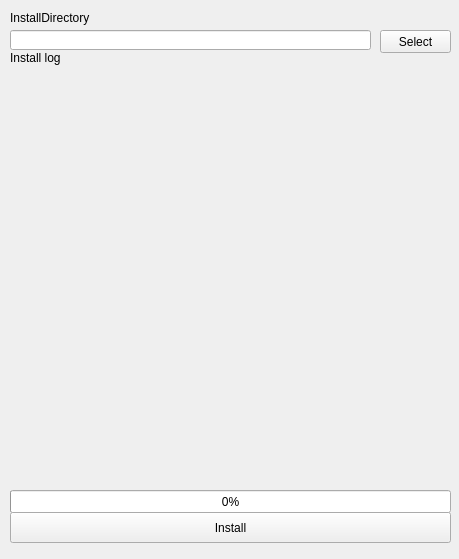
<?xml version="1.0" encoding="UTF-8"?>
<ui version="4.0">
 <class>installWindow</class>
 <widget class="QMainWindow" name="installWindow">
  <property name="geometry">
   <rect>
    <x>0</x>
    <y>0</y>
    <width>459</width>
    <height>559</height>
   </rect>
  </property>
  <property name="minimumSize">
   <size>
    <width>459</width>
    <height>559</height>
   </size>
  </property>
  <property name="maximumSize">
   <size>
    <width>459</width>
    <height>559</height>
   </size>
  </property>
  <property name="windowTitle">
   <string>thinkerAI Installer</string>
  </property>
  <widget class="QWidget" name="centralwidget">
   <widget class="QLabel" name="label">
    <property name="geometry">
     <rect>
      <x>10</x>
      <y>10</y>
      <width>81</width>
      <height>16</height>
     </rect>
    </property>
    <property name="text">
     <string>InstallDirectory</string>
    </property>
   </widget>
   <widget class="QLineEdit" name="install_dir_input">
    <property name="geometry">
     <rect>
      <x>10</x>
      <y>30</y>
      <width>361</width>
      <height>20</height>
     </rect>
    </property>
   </widget>
   <widget class="QPushButton" name="install_dir_select">
    <property name="geometry">
     <rect>
      <x>380</x>
      <y>30</y>
      <width>71</width>
      <height>23</height>
     </rect>
    </property>
    <property name="text">
     <string>Select</string>
    </property>
   </widget>
   <widget class="QLabel" name="install_log_output">
    <property name="geometry">
     <rect>
      <x>10</x>
      <y>60</y>
      <width>441</width>
      <height>421</height>
     </rect>
    </property>
    <property name="text">
     <string/>
    </property>
    <property name="alignment">
     <set>Qt::AlignLeading|Qt::AlignLeft|Qt::AlignTop</set>
    </property>
   </widget>
   <widget class="QLabel" name="label_3">
    <property name="geometry">
     <rect>
      <x>10</x>
      <y>50</y>
      <width>61</width>
      <height>16</height>
     </rect>
    </property>
    <property name="text">
     <string>Install log</string>
    </property>
   </widget>
   <widget class="QPushButton" name="install_button">
    <property name="geometry">
     <rect>
      <x>10</x>
      <y>512</y>
      <width>441</width>
      <height>31</height>
     </rect>
    </property>
    <property name="text">
     <string>Install</string>
    </property>
   </widget>
   <widget class="QProgressBar" name="progressBar">
    <property name="geometry">
     <rect>
      <x>10</x>
      <y>490</y>
      <width>441</width>
      <height>23</height>
     </rect>
    </property>
    <property name="value">
     <number>0</number>
    </property>
   </widget>
  </widget>
 </widget>
 <resources/>
 <connections/>
</ui>
